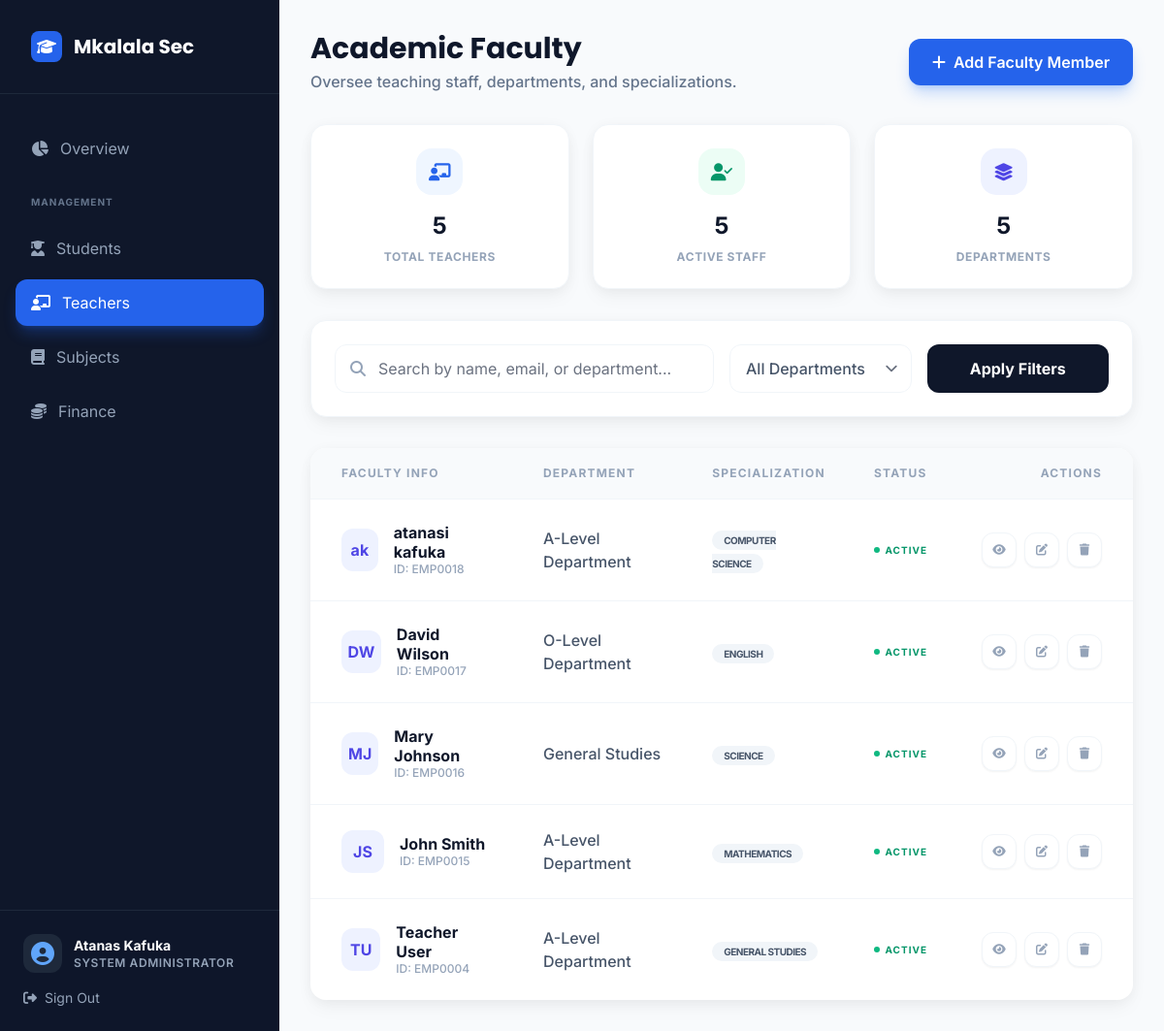
/teachers/ (signed in), run on an earlier commit of the app's database.
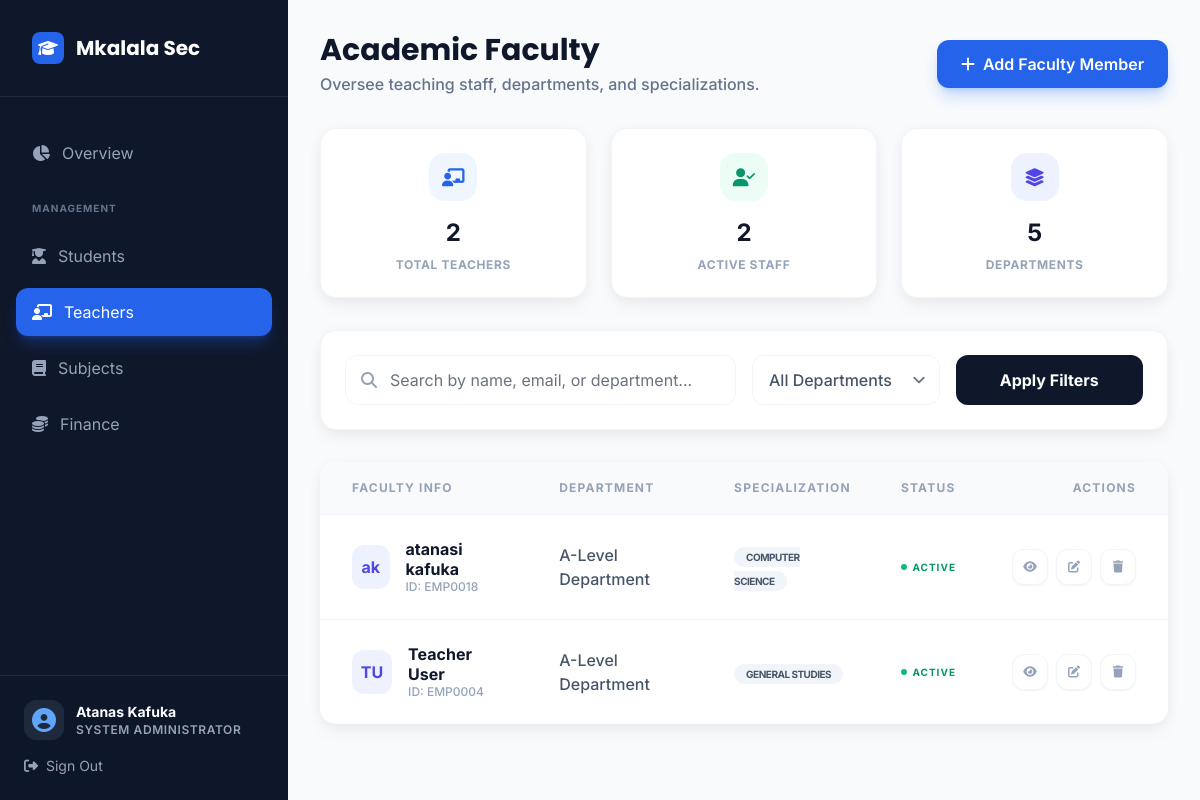
And on a later commit of the database.
### core/models.py (models this page shows, shortened)
class User(AbstractUser):
    ROLE_CHOICES = [
        ('student', _('Student')),
        ('teacher', _('Teacher')),
        ('headmaster', _('Head of School')),
    ]
    role = models.CharField(max_length=20, choices=ROLE_CHOICES, default='student')
    is_student = models.BooleanField(default=False)
    is_faculty = models.BooleanField(default=False)
    is_parent = models.BooleanField(default=False)
    is_headmaster = models.BooleanField(default=False)
    profile_picture = models.ImageField(upload_to='profile_pictures/', blank=True, null=True)
    groups = models.ManyToManyField(
        Group,
        verbose_name=_('groups'),
        blank=True,
        related_name='custom_user_set',
        related_query_name='custom_user',
    )
    user_permissions = models.ManyToManyField(
        Permission,
        verbose_name=_('user permissions'),
        blank=True,
        related_name='custom_user_set',
        related_query_name='custom_user',
    )

class FacultyProfile(models.Model):
    DESIGNATION_CHOICES = [
        ('prof', _('Professor')),
        ('assoc_prof', _('Associate Professor')),
        ('asst_prof', _('Assistant Professor')),
        ('lecturer', _('Lecturer')),
    ]
    user = models.OneToOneField(User, on_delete=models.CASCADE, related_name='faculty_profile')
    employee_id = models.CharField(max_length=20, unique=True, blank=True)
    department = models.ForeignKey(Department, on_delete=models.CASCADE)
    designation = models.CharField(max_length=MAX_NAME_LENGTH, choices=DESIGNATION_CHOICES)
    specialization = models.CharField(max_length=200, blank=True)
    joining_date = models.DateField(auto_now_add=True)
    profile_picture = models.ImageField(upload_to='faculty_pics/', blank=True, null=True)

class Department(models.Model):
    EDUCATION_LEVEL_CHOICES = [
        ('olevel', 'O-Level (Form 1-4)'),
        ('alevel', 'A-Level (Form 5-6)'),
        ('primary', 'Primary School'),
        ('tertiary', 'Tertiary/University'),
    ]
    code = models.CharField(max_length=10, unique=True)
    name = models.CharField(max_length=MAX_NAME_LENGTH)
    education_level = models.CharField(max_length=10, choices=EDUCATION_LEVEL_CHOICES, default='olevel')
    slug = models.SlugField(max_length=120, unique=True, blank=True)
    description = models.TextField(blank=True)
    class Meta:
        ordering = ['name']
        indexes = [models.Index(fields=['code'])]

### core/views.py (the view, shortened to what this page needs)
# urls.py: path('teachers/', views.admin_teacher_list, name='admin_teacher_list'),
@login_required
@user_passes_test(is_admin)
def admin_teacher_list(request):
    teachers = FacultyProfile.objects.select_related(
        'user', 'department'
    ).prefetch_related(
        'courseoffering_set__course',
        'courseoffering_set__semester'
    ).order_by('-user__date_joined')
    departments = Department.objects.all()
    search_query = request.GET.get('search', '')
    department_filter = request.GET.get('department', '')
    status_filter = request.GET.get('status', '')
    if department_filter:
        teachers = teachers.filter(department_id=department_filter)
    if status_filter:
        if status_filter == 'active':
            teachers = teachers.filter(user__is_active=True)
        elif status_filter == 'inactive':
            teachers = teachers.filter(user__is_active=False)
    total_teachers = teachers.count()
    active_teachers = teachers.filter(user__is_active=True).count()
    new_teachers_this_month = teachers.filter(
        user__date_joined__month=timezone.now().month,
        user__date_joined__year=timezone.now().year
    ).count()
    context = {
        'teachers': teachers,
        'departments': departments,
        'total_teachers': total_teachers,
        'active_teachers': active_teachers,
        'new_teachers_this_month': new_teachers_this_month,
        'search_query': search_query,
        'department_filter': department_filter,
        'status_filter': status_filter,
    }
    return render(request, 'core/admin_management/admin_teacher_list.html', context)

### core/utils.py (called while the page is built)
def is_admin(user):
    return hasattr(user, 'admin_profile') or (hasattr(user, 'role') and user.role == 'admin') or user.is_superuser

### templates/core/admin_management/admin_teacher_list.html (shortened to what this page needs)
{% extends 'core/base_dashboard.html' %}
{% load static %}
{% block user_role %}System Administrator{% endblock %}
{% block sidebar_nav %}
<a href="{% url 'admin_dashboard' %}" class="sidebar-item text-slate-400">
    <i class="fas fa-chart-pie"></i>
    <span>Overview</span>
</a>
<div class="pt-4 pb-2 px-4 text-[10px] font-bold text-slate-500 uppercase tracking-widest">Management</div>
<a href="{% url 'admin_student_list' %}" class="sidebar-item text-slate-400">
    <i class="fas fa-user-graduate"></i>
    <span>Students</span>
</a>
<a href="{% url 'admin_teacher_list' %}" class="sidebar-item-active">
    <i class="fas fa-chalkboard-teacher"></i>
    <span>Teachers</span>
</a>
<a href="{% url 'subjects_management' %}" class="sidebar-item text-slate-400">
    <i class="fas fa-book"></i>
    <span>Subjects</span>
</a>
<a href="{% url 'admin_fees' %}" class="sidebar-item text-slate-400">
    <i class="fas fa-coins"></i>
    <span>Finance</span>
</a>
{% endblock %}
{% block main_content %}
<div class="flex flex-col md:flex-row md:items-center justify-between gap-6">
    <div class="space-y-1">
        <h1 class="text-3xl font-display font-bold text-slate-900">Academic Faculty</h1>
        <p class="text-slate-500 font-medium">Oversee teaching staff, departments, and specializations.</p>
    </div>
    <div class="flex items-center space-x-3">
        <a href="{% url 'admin_teacher_create' %}" class="btn-glow-primary px-6 py-3 flex items-center">
            <i class="fas fa-plus mr-2"></i> Add Faculty Member
        </a>
    </div>
</div>
<div class="grid grid-cols-1 md:grid-cols-3 gap-6">
    <div class="stat-card-modern">
        <div class="stat-icon bg-blue-50 text-blue-600">
            <i class="fas fa-chalkboard-teacher text-lg"></i>
        </div>
        <p class="text-2xl font-bold">{{ teachers|length }}</p>
        <p class="text-xs font-bold text-slate-400 uppercase tracking-wider">Total Teachers</p>
    </div>
    <div class="stat-card-modern">
        <div class="stat-icon bg-emerald-50 text-emerald-600">
            <i class="fas fa-user-check text-lg"></i>
        </div>
        <p class="text-2xl font-bold">{{ teachers|length }}</p>
        <p class="text-xs font-bold text-slate-400 uppercase tracking-wider">Active Staff</p>
    </div>
    <div class="stat-card-modern">
        <div class="stat-icon bg-indigo-50 text-indigo-600">
            <i class="fas fa-layer-group text-lg"></i>
        </div>
        <p class="text-2xl font-bold">{{ departments|length }}</p>
        <p class="text-xs font-bold text-slate-400 uppercase tracking-wider">Departments</p>
    </div>
</div>
<div class="card-premium p-6 shadow-soft">
    <form method="get" class="grid grid-cols-1 md:grid-cols-4 gap-4">
        <div class="md:col-span-2 relative">
            <i class="fas fa-search absolute left-4 top-1/2 -translate-y-1/2 text-slate-400"></i>
            <input type="text" name="search" value="{{ request.GET.search }}"
                   class="w-full pl-11 pr-4 py-3 rounded-xl border border-slate-100 focus:ring-2 focus:ring-blue-600/20 focus:border-blue-600 transition-all"
                   placeholder="Search by name, email, or department...">
        </div>
        <div>
            <select name="department" class="w-full px-4 py-3 rounded-xl border border-slate-100 appearance-none bg-white font-medium text-slate-600">
                <option value="">All Departments</option>
            </select>
        </div>
        <button type="submit" class="bg-slate-900 text-white font-bold rounded-xl hover:bg-slate-800 transition-all flex items-center justify-center">
            Apply Filters
        </button>
    </form>
</div>
<div class="card-premium overflow-hidden border-none shadow-soft">
    <div class="p-0 overflow-x-auto">
        <table class="w-full text-left">
            <thead class="bg-slate-50 border-b border-slate-100">
                <tr>
                    <th class="px-8 py-5 text-xs font-bold text-slate-400 uppercase tracking-widest leading-none">Faculty Info</th>
                    <th class="px-6 py-5 text-xs font-bold text-slate-400 uppercase tracking-widest leading-none">Department</th>
                    <th class="px-6 py-5 text-xs font-bold text-slate-400 uppercase tracking-widest leading-none">Specialization</th>
                    <th class="px-6 py-5 text-xs font-bold text-slate-400 uppercase tracking-widest leading-none text-center">Status</th>
                    <th class="px-8 py-5 text-xs font-bold text-slate-400 uppercase tracking-widest leading-none text-right">Actions</th>
                </tr>
            </thead>
            <tbody class="divide-y divide-slate-100">
                {% for teacher in teachers %}
                <tr class="hover:bg-slate-50/50 transition-colors">
                    <td class="px-8 py-6">
                        <div class="flex items-center space-x-4">
                            <div class="w-11 h-11 rounded-xl bg-indigo-50 text-indigo-600 flex items-center justify-center font-bold">
                                {{ teacher.user.first_name.0 }}{{ teacher.user.last_name.0 }}
                            </div>
                            <div>
                                <p class="font-bold text-slate-900 leading-tight">{{ teacher.user.get_full_name|default:teacher.user.username }}</p>
                                <p class="text-xs text-slate-400 font-medium">ID: {{ teacher.employee_id|default:"N/A" }}</p>
                            </div>
                        </div>
                    </td>
                    <td class="px-6 py-6 font-medium text-slate-600">
                        {{ teacher.department.name|default:"Science & Tech" }}
                    </td>
                    <td class="px-6 py-6">
                        <span class="px-3 py-1 bg-slate-100 text-slate-600 text-[10px] font-bold rounded-full uppercase tracking-tighter">
                            {{ teacher.specialization|default:"General Instructor" }}
                        </span>
                    </td>
                    <td class="px-6 py-6 text-center">
                        {% if teacher.user.is_active %}
                            <div class="flex items-center justify-center space-x-1.5 text-emerald-600 font-bold text-[10px] uppercase tracking-widest">
                                <span class="w-1.5 h-1.5 rounded-full bg-emerald-500 animate-pulse"></span>
                                <span>Active</span>
                            </div>
                        {% else %}
                            <div class="flex items-center justify-center space-x-1.5 text-slate-400 font-bold text-[10px] uppercase tracking-widest">
                                <span class="w-1.5 h-1.5 rounded-full bg-slate-300"></span>
                                <span>Inactive</span>
                            </div>
                        {% endif %}
                    </td>
                    <td class="px-8 py-6 text-right">
                        <div class="flex items-center justify-end space-x-2">
                            <a href="{% url 'admin_teacher_detail' teacher.pk %}" class="w-9 h-9 rounded-xl bg-white border border-slate-100 text-slate-400 hover:text-blue-600 hover:border-blue-200 flex items-center justify-center transition-all shadow-sm">
                                <i class="fas fa-eye text-xs"></i>
                            </a>
                            <a href="{% url 'admin_teacher_edit' teacher.pk %}" class="w-9 h-9 rounded-xl bg-white border border-slate-100 text-slate-400 hover:text-indigo-600 hover:border-indigo-200 flex items-center justify-center transition-all shadow-sm">
                                <i class="fas fa-edit text-xs"></i>
                            </a>
                            <a href="{% url 'admin_teacher_delete' teacher.pk %}" class="w-9 h-9 rounded-xl bg-white border border-slate-100 text-slate-400 hover:text-red-600 hover:border-red-200 flex items-center justify-center transition-all shadow-sm">
                                <i class="fas fa-trash text-xs"></i>
                            </a>
                        </div>
                    </td>
                </tr>
                {% endfor %}
            </tbody>
        </table>
    </div>
</div>
{% endblock %}

### templates/core/base_dashboard.html (shortened to what this page needs)
{% load static %}
<!DOCTYPE html>
<html lang="en" class="h-full bg-slate-50 text-slate-900 antialiased">
<head>
    <link href="{% static 'css/tailwind.css' %}" rel="stylesheet" />
    <link rel="stylesheet" href="https://cdnjs.cloudflare.com/ajax/libs/font-awesome/6.4.0/css/all.min.css">
</head>
<body class="h-full font-sans overflow-hidden">
    <div class="flex h-full">
        <aside id="sidebar" class="fixed inset-y-0 left-0 z-50 w-72 bg-slate-900 text-white transition-transform duration-300 -translate-x-full lg:translate-x-0 lg:static lg:inset-0">
            <div class="flex flex-col h-full">
                <div class="p-8 border-b border-slate-800">
                    <a href="{% url 'public_home' %}" class="flex items-center space-x-3">
                        <div class="w-8 h-8 bg-blue-600 rounded-lg flex items-center justify-center text-white">
                            <i class="fas fa-graduation-cap"></i>
                        </div>
                        <span class="text-xl font-display font-bold">Mkalala Sec</span>
                    </a>
                </div>
                <nav class="flex-1 px-4 py-8 space-y-2 overflow-y-auto">
                    {% block sidebar_nav %}{% endblock %}
                </nav>
                <div class="p-6 border-t border-slate-800 bg-slate-900/50">
                    <div class="flex items-center space-x-3 mb-4">
                        <div class="w-10 h-10 rounded-xl bg-slate-800 flex items-center justify-center text-blue-400">
                            <i class="fas fa-user-circle text-2xl"></i>
                        </div>
                        <div class="flex-1 min-w-0">
                            <p class="text-sm font-bold truncate">{{ user.get_full_name|default:user.username }}</p>
                            <p class="text-xs text-slate-400 uppercase tracking-wider font-semibold">{% block user_role %}{% endblock %}</p>
                        </div>
                    </div>
                    <a href="{% url 'logout' %}" class="flex items-center space-x-2 text-sm text-slate-400 hover:text-red-400 transition-colors">
                        <i class="fas fa-sign-out-alt"></i>
                        <span>Sign Out</span>
                    </a>
                </div>
            </div>
        </aside>
        <div class="flex-1 flex flex-col min-w-0 overflow-hidden">
            <main class="flex-1 overflow-y-auto p-4 lg:p-8 space-y-8">
                {% block main_content %}{% endblock %}
            </main>
        </div>
    </div>
</body>
</html>

What changed in the data, as far as the page shows it:
removed FacultyProfile: user.first_name.0 "D", user.last_name.0 "W", user.get_full_name "David Wilson", employee_id "EMP0017", department.name "O-Level Department", specialization "ENGLISH", shows "ACTIVE"
removed FacultyProfile: user.first_name.0 "M", user.last_name.0 "J", user.get_full_name "Mary Johnson", employee_id "EMP0016", department.name "General Studies", specialization "SCIENCE", shows "ACTIVE"
removed FacultyProfile: user.first_name.0 "J", user.last_name.0 "S", user.get_full_name "John Smith", employee_id "EMP0015", department.name "A-Level Department", specialization "MATHEMATICS", shows "ACTIVE"
Also different on the page:
{{ teachers|length }}: "5" → "2"
